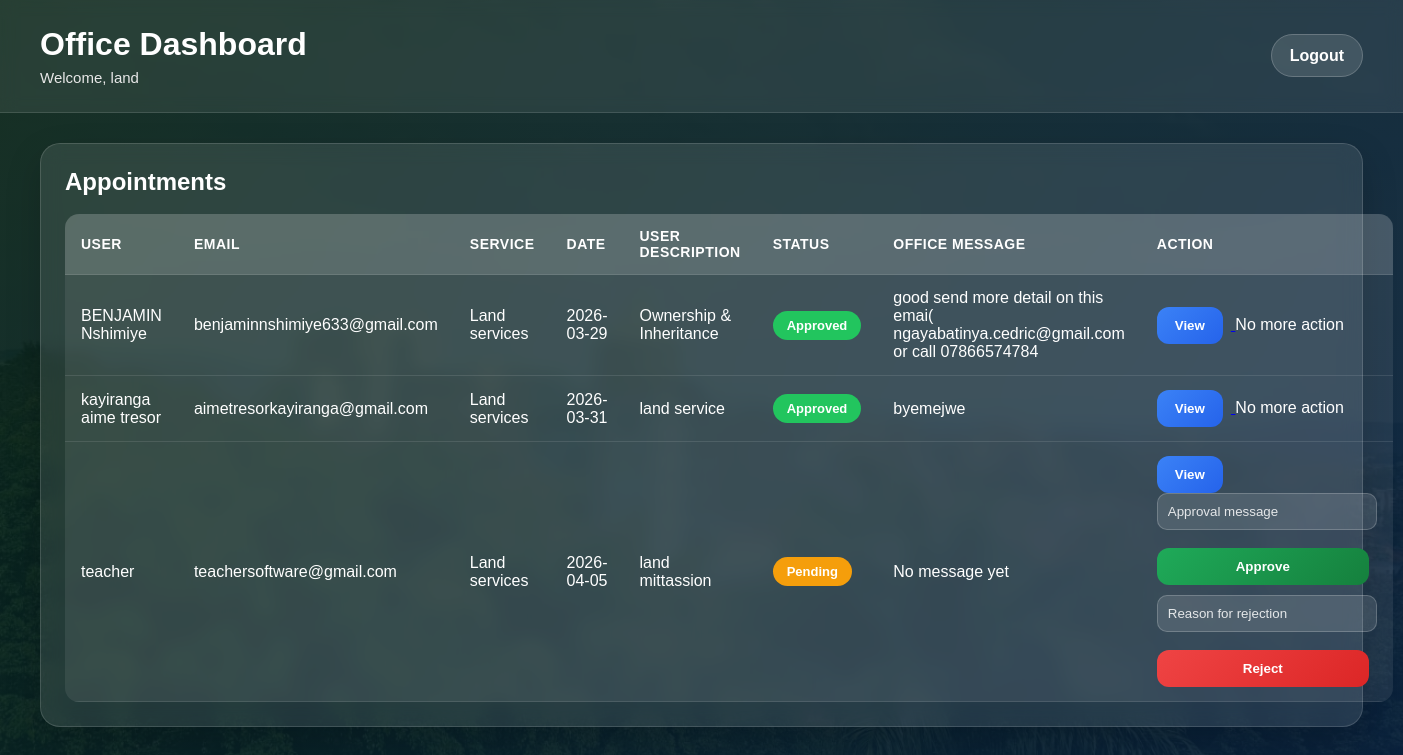
The app's page /office_dashboard (signed in) with its own data.
### tables this page shows
CREATE TABLE appointments (
            id INTEGER PRIMARY KEY AUTOINCREMENT,
            user_email TEXT NOT NULL,
            office_email TEXT NOT NULL,
            service_id INTEGER NOT NULL,
            date TEXT NOT NULL,
            description TEXT NOT NULL,
            status TEXT NOT NULL DEFAULT 'Pending',
            office_comment TEXT DEFAULT '',
            created_at TIMESTAMP DEFAULT CURRENT_TIMESTAMP,
            FOREIGN KEY (user_email) REFERENCES users(email),
            FOREIGN KEY (office_email) REFERENCES users(email),
            FOREIGN KEY (service_id) REFERENCES services(id)
        );

CREATE TABLE users (
            email TEXT PRIMARY KEY,
            name TEXT NOT NULL,
            password TEXT NOT NULL,
            role TEXT NOT NULL
        );

CREATE TABLE services (
            id INTEGER PRIMARY KEY AUTOINCREMENT,
            service_name TEXT NOT NULL UNIQUE
        );

### app.py (the view)
@app.route("/office_dashboard")
def office_dashboard():
    if session.get("role") != "umurenge_office":
        return redirect(url_for("login"))
    office_email = session["user_email"]
    conn = get_db()
    cursor = conn.cursor()
    cursor.execute("""
        SELECT
            appointments.id,
            user.name AS user_name,
            user.email AS user_email,
            services.service_name AS service,
            appointments.date AS appointment_date,
            appointments.description,
            appointments.status,
            appointments.office_comment,
            appointments.created_at
        FROM appointments
        JOIN users AS user ON appointments.user_email = user.email
        JOIN services ON appointments.service_id = services.id
        WHERE appointments.office_email = ?
        ORDER BY appointments.date ASC, appointments.created_at DESC
    """, (office_email,))
    appointments = cursor.fetchall()
    conn.close()
    return render_template(
        "office_dashboard.html",
        office_name=session["user_name"],
        appointments=appointments
    )

### app.py (called while the page is built)
@app.before_request
def require_login():
    public_routes = ["home", "login", "register", "static"]
    if request.endpoint in public_routes:
        return
    if "role" not in session:
        return redirect(url_for("login"))

@app.after_request
def add_no_cache_headers(response):
    response.headers["Cache-Control"] = "no-store, no-cache, must-revalidate, max-age=0"
    response.headers["Pragma"] = "no-cache"
    response.headers["Expires"] = "0"
    return response

def get_db():
    conn = sqlite3.connect(DATABASE)
    conn.row_factory = sqlite3.Row
    return conn

### templates/office_dashboard.html (shortened to what this page needs)
<!DOCTYPE html>
<html lang="en">
<head>
    <link rel="stylesheet" href="{{ url_for('static', filename='css/style.css') }}">
</head>
<body class="dashboard-page">
<div class="topbar">
    <div class="topbar-left">
        <h1>Office Dashboard</h1>
        <p>Welcome, {{ office_name }}</p>
    </div>
    <div class="topbar-right">
        <a href="{{ url_for('logout') }}" class="topbar-link">Logout</a>
    </div>
</div>
<div class="dashboard-wrapper">
    <div class="dashboard-card">
        <h2>Appointments</h2>
        {% if appointments %}
            <table class="modern-table">
                <thead>
                    <tr>
                        <th>User</th>
                        <th>Email</th>
                        <th>Service</th>
                        <th>Date</th>
                        <th>User Description</th>
                        <th>Status</th>
                        <th>Office Message</th>
                        <th>Action</th>
                    </tr>
                </thead>
                <tbody>
                    {% for a in appointments %}
                    <tr>
                        <td>{{ a["user_name"] }}</td>
                        <td>{{ a["user_email"] }}</td>
                        <td>{{ a["service"] }}</td>
                        <td>{{ a["appointment_date"] }}</td>
                        <td>{{ a["description"] }}</td>
                        <td>
                            {% if a["status"] == "Approved" %}
                                <span class="pill approved-pill">Approved</span>
                            {% elif a["status"] == "Rejected" %}
                                <span class="pill rejected-pill">Rejected</span>
                            {% elif a["status"] == "Cancelled" %}
                                <span class="pill rejected-pill">Cancelled</span>
                            {% else %}
                                <span class="pill pending-pill">Pending</span>
                            {% endif %}
                        </td>
                        <td>
                            {% if a["office_comment"] %}
                                {{ a["office_comment"] }}
                            {% else %}
                                <span>No message yet</span>
                            {% endif %}
                        </td>
                        <td>
                            <a href="{{ url_for('view_appointment', appointment_id=a['id']) }}">
                                <button type="button" class="secondary-btn">View</button>
                            </a>
                            {% if a["status"] == "Pending" %}
                                <div class="office-action-forms">
                                    <form action="{{ url_for('approve_appointment', appointment_id=a['id']) }}" method="POST" class="mini-form">
                                        <input type="text" name="comment" placeholder="Approval message" required>
                                        <button type="submit" class="primary-btn">Approve</button>
                                    </form>
                                    <form action="{{ url_for('reject_appointment', appointment_id=a['id']) }}" method="POST" class="mini-form">
                                        <input type="text" name="comment" placeholder="Reason for rejection" required>
                                        <button type="submit" class="danger-btn">Reject</button>
                                    </form>
                                </div>
                            {% else %}
                                <span>No more action</span>
                            {% endif %}
                        </td>
                    </tr>
                    {% endfor %}
                </tbody>
            </table>
        {% else %}
            <p>No appointments available</p>
        {% endif %}
    </div>
</div>
</body>
</html>

### static/css/style.css (style rules this page uses)
html, body { margin: 0; min-height: 100%; font-family: Arial, sans-serif; }
body { background-color: #e6f2ff; }
form { display: flex; flex-direction: column; gap: 12px; align-items: center; }
input, select { width: 260px; padding: 10px; margin-bottom: 10px; border: 1px solid #bbb; border-radius: 6px; box-sizing: border-box; }
button { border: none; padding: 10px 15px; cursor: pointer; margin-right: 8px; border-radius: 6px; font-weight: bold; transition: 0.25s ease; }
.dashboard-page { min-height: 100vh; color: white; background: linear-gradient(135deg, rgba(8, 35, 20, 0.92), rgba(9, 33, 63, 0.92)), url("../images/rwanda_a.jpeg") no-repeat center center/cover; }
.topbar { display: flex; justify-content: space-between; align-items: center; padding: 26px 40px; background: rgba(255, 255, 255, 0.08); backdrop-filter: blur(8px); -webkit-backdrop-filter: blur(8px); border-bottom: 1px solid rgba(255, 255, 255, 0.12); }
.topbar-left h1 { margin: 0; font-size: 32px; }
.topbar-left p { margin: 6px 0 0; font-size: 15px; color: #e8e8e8; }
.topbar-link { color: white; text-decoration: none; font-weight: bold; padding: 12px 18px; border-radius: 999px; background: rgba(255, 255, 255, 0.12); border: 1px solid rgba(255, 255, 255, 0.20); }
.dashboard-wrapper { padding: 30px 40px 50px; }
.dashboard-card, .dashboard-form-card { padding: 24px; border-radius: 20px; background: rgba(255, 255, 255, 0.10); border: 1px solid rgba(255, 255, 255, 0.14); backdrop-filter: blur(10px); -webkit-backdrop-filter: blur(10px); box-shadow: 0 14px 35px rgba(0, 0, 0, 0.18); }
.dashboard-card h2, .dashboard-form-card h2 { margin-top: 0; margin-bottom: 18px; font-size: 24px; }
.modern-table { width: 100%; border-collapse: collapse; overflow: hidden; border-radius: 14px; background: rgba(255, 255, 255, 0.08); }
.modern-table th, .modern-table td { padding: 14px 16px; text-align: left; color: white; border-bottom: 1px solid rgba(255, 255, 255, 0.10); }
.modern-table th { font-size: 14px; letter-spacing: 0.5px; text-transform: uppercase; background: rgba(255, 255, 255, 0.14); }
.primary-btn, .secondary-btn, .danger-btn { border: none; padding: 11px 18px; border-radius: 12px; font-weight: bold; cursor: pointer; color: white; transition: 0.25s ease; }
.primary-btn { background: linear-gradient(135deg, #1faa59, #15803d); }
.secondary-btn { background: linear-gradient(135deg, #3b82f6, #2563eb); }
.danger-btn { background: linear-gradient(135deg, #ef4444, #dc2626); }
.pill { display: inline-block; padding: 7px 14px; border-radius: 999px; font-size: 13px; font-weight: bold; color: white; }
.pending-pill { background: #f59e0b; }
.approved-pill { background: #22c55e; }
.office-action-forms { display: flex; flex-direction: column; gap: 10px; min-width: 220px; }
.mini-form { display: flex; flex-direction: column; gap: 8px; align-items: stretch; }
.mini-form input { width: 100%; padding: 10px; color: white; border-radius: 10px; border: 1px solid rgba(255, 255, 255, 0.2); background: rgba(255, 255, 255, 0.12); box-sizing: border-box; }
.mini-form input::placeholder { color: rgba(255, 255, 255, 0.85); }

### records on screen
appointments: user_name "BENJAMIN Nshimiye", user_email "benjaminnshimiye633@gmail.com", service "Land services", appointment_date "2026-03-29", description "Ownership & Inheritance", status "Approved", office_comment "good send more detail on this emai( ngayabatinya.cedric@gmail.com or call 07866574784"
appointments: user_name "kayiranga aime tresor", user_email "aimetresorkayiranga@gmail.com", service "Land services", appointment_date "2026-03-31", description "land service", status "Approved", office_comment "byemejwe"
appointments: user_name "teacher", user_email "teachersoftware@gmail.com", service "Land services", appointment_date "2026-04-05", description "land mittassion", status "Pending", office_comment "No message yet"

### other values on screen
{{ office_name }} "land"
